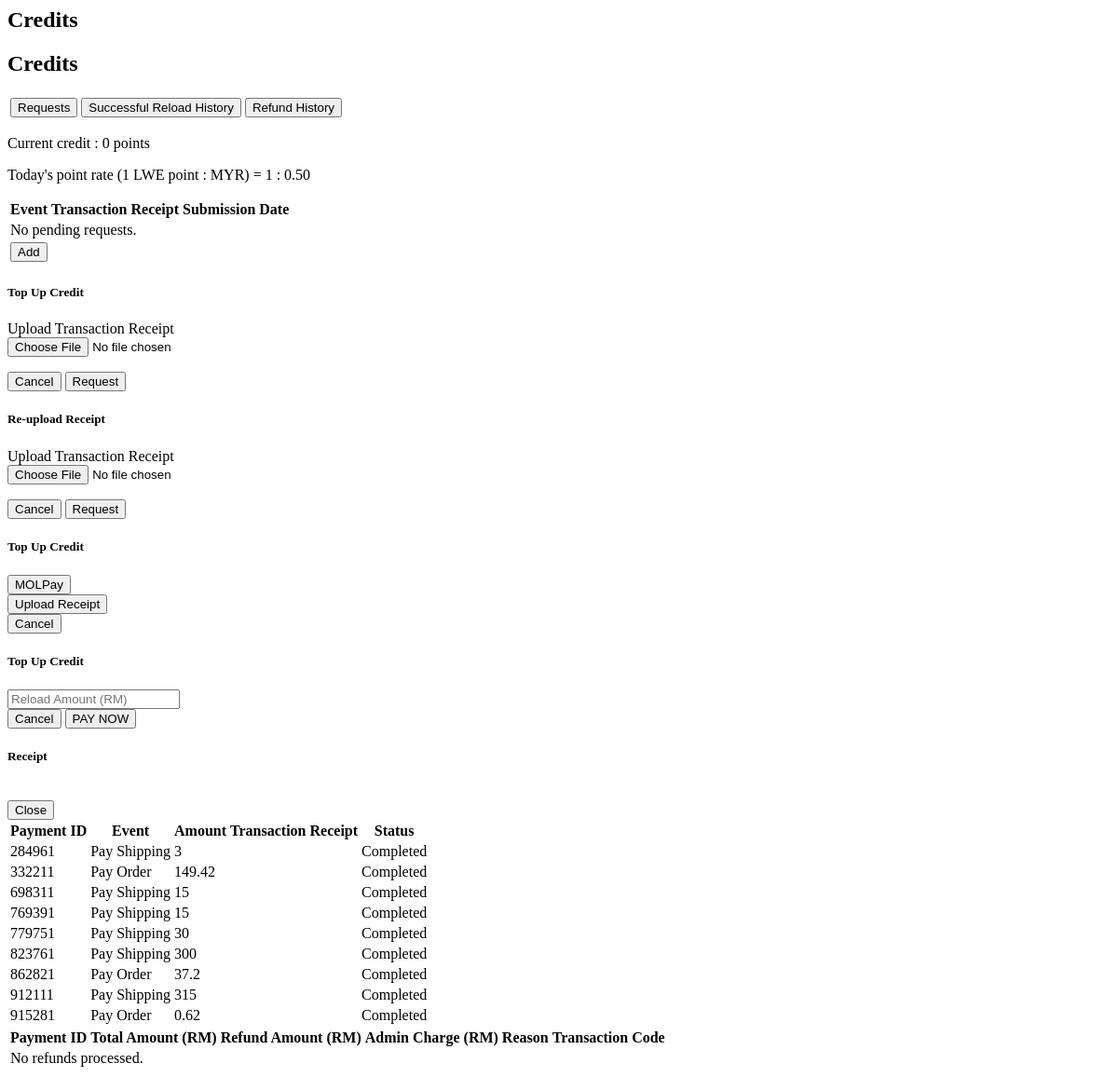
Screenshot of /user/credit.php (signed in) with the database file from the repository.
### tables this page shows
CREATE TABLE `rate` (
  `rate_id` int(11) NOT NULL AUTO_INCREMENT,
  `rate_name` varchar(15) NOT NULL,
  `rate` decimal(10,2) NOT NULL,
  PRIMARY KEY (`rate_id`)
);

CREATE TABLE `payment` (
  `payment_id` int(11) NOT NULL,
  `user_id` int(11) NOT NULL,
  `datetime` timestamp NOT NULL DEFAULT CURRENT_TIMESTAMP ON UPDATE CURRENT_TIMESTAMP,
  `title` varchar(45) NOT NULL,
  `amount` varchar(50) DEFAULT NULL,
  `file` varchar(150) DEFAULT NULL,
  `type` varchar(30) DEFAULT NULL,
  `status` varchar(20) NOT NULL,
  `top_up_id` int(11) DEFAULT NULL,
  PRIMARY KEY (`payment_id`)
);

### user/credit.php (the view, shortened to what this page needs)
<?php
require_once '../connection/config.php';
$user_id = $_SESSION['user_id'];
$query = "SELECT *
          FROM payment
          WHERE user_id='$user_id' AND status = 'Waiting for approval'";
$result = mysqli_query($con, $query);
$query1 = "SELECT *
          FROM payment
          WHERE user_id='$user_id' AND status='Completed' OR user_id='$user_id' AND status='Declined'";
$result1 = mysqli_query($con, $query1);
$query11 = "SELECT *
        FROM refund rf
        JOIN users us
        ON us.user_id = rf.user_id
        WHERE rf.user_id = '$user_id'";
$result11 = mysqli_query($con, $query11);
?>
    <?php
$query19 = "SELECT *
          FROM point
          WHERE user_id = '$user_id'";
$result19 = mysqli_query($con, $query19);
$results19 = mysqli_fetch_assoc($result19);
$query20 = "SELECT *
          FROM rate
          WHERE rate_name = 'LWE point'";
$result20 = mysqli_query($con, $query20);
$results20 = mysqli_fetch_assoc($result20);
    ?>
<link rel="stylesheet" href="../frameworks/css/lightbox.min.css">
<div class="col-xs-12 col-md-12 col-lg-12">
    <h2 class="bigh2 pagetitle hidden-xs hidden-sm">Credits</h2>
    <h2 class="smh2 pagetitle hidden-md hidden-lg">Credits</h2>
    <div class="row">
        <div class="col-xs-12 col-md-12 col-lg-12">
            <table class="tblATab">
                <tr>
                    <td class="wborder"><button class="btn-link btntab" id="btncrequest" onclick="funcCRequest()">Requests</button></td>
                    <td class="wborder"><button class="btn-link btntab" id="btnchistory" onclick="funcCHistory()">Successful Reload History</button></td>
                    <td><button class="btn-link btntab" id="btncrefund" onclick="funcCRefund()">Refund History</button></td>
                </tr>
            </table>
        </div>
    </div>
    <div class="row">
        <div id="crequest">
            <div class="col-xs-12 col-md-12 col-lg-12">
                <?php
                    if($results19['user_id']>0){
                        ?>
                        <p class="requestp">Current credit : <?php echo $results19['point']." points"; ?></p>
                        <?php
                    }else{
                        ?>
                        <p class="requestp">Current credit : 0 points</p>
                        <?php
                    }
                ?>
                <p class="requestp">Today's point rate (1 LWE point : MYR) = 1 : <?php echo $results20['rate']; ?></p>
                <table class="purchasetable">
                    <tr class="center">
                        <th class="purchasecol3">Event</th>
                        <th class="purchasecol2">Transaction Receipt</th>
                        <th class="purchasecol3">Submission Date</th>
                        <th class="purchasecol1"></th>
                    </tr>
                    <?php
                        if(mysqli_num_rows($result) > 0)
                        {
                            while($row = mysqli_fetch_array($result))
                            {
                    ?>
                    <tr class="bodyrow">
                        <td><?php echo $row['title']; ?></td>
                        <td><button type="button" class="btn btntab" data-toggle="modal" data-target="#myModal" onclick="passimg('<?php echo $row['file']; ?>')" title="View receipt"><span class="glyphicon glyphicon-eye-open"></span></button></td>
                        <td><?php echo $row['datetime']; ?></td>
                        <td>
                           <a href="credit.php?payment_id=<?php echo $row['payment_id']; ?>" class="btn btn-default btn-xs btnDelete" name="delete" title="Delete"><span class="glyphicon glyphicon-trash"></span></a>
						    <a data-toggle="modal" data-id="<?php echo $row['payment_id']; ?>" data-file="<?php echo $row['file']; ?>" class="btn btn-default btn-xs btnDelete editCredit" href="#editCredit" title="Re-upload"><span class="glyphicon glyphicon-pencil"></span></a>
						</td>
                    </tr>
                    <?php
                        }
                    }
                    else
                    {
                    ?>
                    <tr>
                        <td colspan="5">No pending requests.</td>
                    </tr>
                    <?php
                        }
                    ?>
                    <tr>
                        <td colspan="5">
                            <button type="button" class="btn btn-default btnAdd" data-toggle="modal" data-target="#addCredits">Add</button>
                        </td>
                    </tr>
                </table>
            </div>
            <div class="modal fade" id="addCredit" tabindex="-1" role="dialog" aria-labelledby="addCreditTitle" aria-hidden="true">
                <div class="modal-dialog" role="document">
                    <div class="modal-content">
                        <div class="modal-header">
                            <h5 class="modal-title" id="addCreditTitle">Top Up Credit</h5>
                        </div>
                        <form method="post" action="credit.php" enctype="multipart/form-data">
                            <div class="modal-body left">
                                <p>
                                    <label>Upload Transaction Receipt</label><br/>
                                    <input type="file" name="file" class="center" accept="image/*" required />
                                </p>
                            </div>
                            <div class="modal-footer">
                                <button type="button" class="btn btn-secondary btnCancel" data-dismiss="modal">Cancel</button>
                                <input type="submit" class="btn btn-success btnSend" name="add" value="Request" />
                            </div>
                        </form>
                    </div>
                </div>
            </div>
			<div class="modal fade" id="editCredit" tabindex="-1" role="dialog" aria-labelledby="addCreditTitle" aria-hidden="true">
                <div class="modal-dialog" role="document">
                    <div class="modal-content">
                        <div class="modal-header">
                            <h5 class="modal-title" id="addCreditTitle">Re-upload Receipt</h5>
                        </div>
                        <form method="post" action="credit.php" enctype="multipart/form-data">
                            <div class="modal-body left">
                                <p>
                                    <label>Upload Transaction Receipt</label><br/>
                                    <input type="file" name="file" class="center" accept="image/*" required />
                                </p>
                            </div>
                            <div class="modal-footer">
                                <button type="button" class="btn btn-secondary btnCancel" data-dismiss="modal">Cancel</button>
                                <input type="submit" class="btn btn-success btnSend" name="reupload" value="Request" />
                            </div>
                        </form>
                    </div>
                </div>
            </div>
            <div class="modal fade" id="addCredits" tabindex="-1" role="dialog" aria-labelledby="addCreditsTitle" aria-hidden="true">
                <div class="modal-dialog" role="document">
                    <div class="modal-content">
                        <div class="modal-header">
                            <h5 class="modal-title" id="addCreditsTitle">Top Up Credit</h5>
                        </div>
                        <div class="modal-body left">
                            <div class="row">
                                <div class="col-xs-12 col-md-6 col-lg-6">
                                    <button type="button" class="btn btn-default btnAdd" data-toggle="modal" data-target="#addCreditss" data-dismiss="modal">MOLPay</button>
                                </div>
                                <div class="col-xs-12 col-md-6 col-lg-6">
                                    <button type="button" class="btn btn-default btnAdd" data-toggle="modal" data-target="#addCredit" data-dismiss="modal">Upload Receipt</button>
                                </div>
                            </div>
                        </div>
                        <div class="modal-footer">
                            <button type="button" class="btn btn-secondary btnCancel" data-dismiss="modal">Cancel</button>
                        </div>
                    </div>
                </div>
            </div>
            <div class="modal fade" id="addCreditss" tabindex="-1" role="dialog" aria-labelledby="addCreditssTitle" aria-hidden="true">
                <div class="modal-dialog" role="document">
                    <div class="modal-content">
                        <form action="credit.php" method= "POST">
                            <div class="modal-header">
                                <h5 class="modal-title" id="addCreditssTitle">Top Up Credit</h5>
                            </div>
                            <div class="modal-body left">
                                <input type="number" name= "amount" value="" min="0.01" step="0.01" placeholder="Reload Amount (RM)" required>
                            </div>
                            <div class="modal-footer">
                                <button type="button" class="btn btn-secondary btnCancel" data-dismiss="modal">Cancel</button>
                                <input type="submit" class="btn btn-success" name="molPay" value="PAY NOW">
                            </div>
                        </form>
                    </div>
                </div>
            </div>
            <div class="modal fade" id="myModal" tabindex="-1" role="dialog" aria-labelledby="myModalTitle" aria-hidden="true">
                <div class="modal-dialog" role="document">
                    <div class="modal-content">
                        <div class="modal-header">
                            <h5 class="modal-title" id="myModalTitle">Receipt</h5>
                        </div>
                        <div class="modal-footer">
                            <button type="button" class="btn btn-secondary btnCancel" data-dismiss="modal">Close</button>
                        </div>
                    </div>
                </div>
            </div>
        </div>
        <div id="chistory">
            <div class="col-xs-12 col-md-12 col-lg-12">
                <table class="purchasetable">
                    <tr class="center">
                        <th class="purchasecol2">Payment ID</th>
                        <th class="purchasecol3">Event</th>
                        <th class="purchasecol2">Amount</th>
                        <th class="purchasecol2">Transaction Receipt</th>
                        <th class="purchasecol25">Status</th>
                    </tr>
                    <?php
                        if(mysqli_num_rows($result1) > 0)
                        {
                            while($row1 = mysqli_fetch_array($result1))
                            {
                    ?>
                    <tr class="bodyrow">
                        <td><?php echo $row1['payment_id']; ?></td>
                        <td><?php echo $row1['title']; ?></td>
                        <td><?php echo $row1['amount']; ?></td>
						<td>
                        </td>
                        <td><?php echo $row1['status']; ?></td>
                        <td></td>
                    </tr>
                    <?php
                        }
                    }
                    else
                    {
                    ?>
                    <tr>
                        <td colspan="5">No transaction history.</td>
                    </tr>
                    <?php
                        }
                    ?>
                </table>
            </div>
        </div>
        <div id="crefund">
            <div class="col-xs-12 col-md-12 col-lg-12">
                <table class="purchasetable">
                    <tr class="center">
                        <th>Payment ID</th>
                        <th>Total Amount (RM)</th>
                        <th>Refund Amount (RM)</th>
                        <th>Admin Charge (RM)</th>
                        <th>Reason</th>
                        <th>Transaction Code</th>
                    </tr>
                     <?php
                        if(mysqli_num_rows($result11) > 0)
                        {
                            while($row = mysqli_fetch_array($result11))
                            {
                                ?>
                                <tr>
                                    <td><?php echo $row['payment_id']; ?></td>
                                    <td>
                                        <?php
                                            if($row['total_amount'] == NULL){
                                                echo '<p>Waiting admin approve</p>';
                                            }else{
                                                echo $row['total_amount'];
                                            }
                                        ?>
                                    </td>
                                    <td>
                                        <?php
                                            if($row['refund_amount'] == NULL){
                                                echo '<p>Waiting admin approve</p>';
                                            }else{
                                                echo $row['refund_amount'];
                                            }
                                        ?>
                                    </td>
                                    <td>
                                        <?php
                                            if($row['admin_charge'] == NULL){
                                                echo '<p>Waiting admin approve</p>';
                                            }else{
                                                echo $row['admin_charge'];
                                            }
                                        ?>
                                    </td>
                                    <td><?php echo $row['refund_reason']; ?></td>
                                    <td>
                                        <?php
                                            if($row['transaction_code'] == NULL){
                                                echo '<p>Waiting admin approve</p>';
                                            }else{
                                                echo $row['transaction_code'];
                                            }
                                        ?>
                                    </td>
                                </tr>
                                <?php
                            }
                        }else{
                            ?>
                                <tr>
                                    <td colspan="8">No refunds processed.</td>
                                </tr>
                            <?php
                        }
                    ?>
                </table>
            </div>
        </div>
    </div>
</div>

### rows the page displays
rate: rate "0.50"
payment: payment_id "284961", title "Pay Shipping", amount "3", status "Completed"
payment: payment_id "332211", title "Pay Order", amount "149.42", status "Completed"
payment: payment_id "698311", title "Pay Shipping", amount "15", status "Completed"
payment: payment_id "769391", title "Pay Shipping", amount "15", status "Completed"
payment: payment_id "779751", title "Pay Shipping", amount "30", status "Completed"
payment: payment_id "823761", title "Pay Shipping", amount "300", status "Completed"
payment: payment_id "862821", title "Pay Order", amount "37.2", status "Completed"
payment: payment_id "912111", title "Pay Shipping", amount "315", status "Completed"
payment: payment_id "915281", title "Pay Order", amount "0.62", status "Completed"
